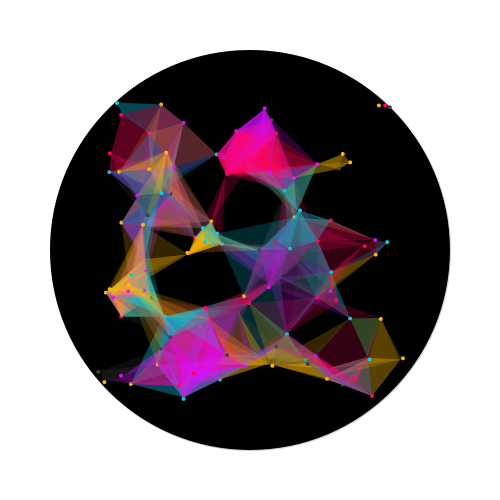
Frame 1 (no input)
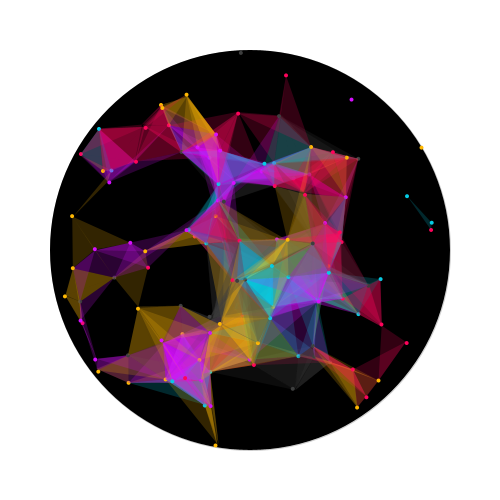
Frame 60 (the mouse pressed at the canvas centre just before this capture)
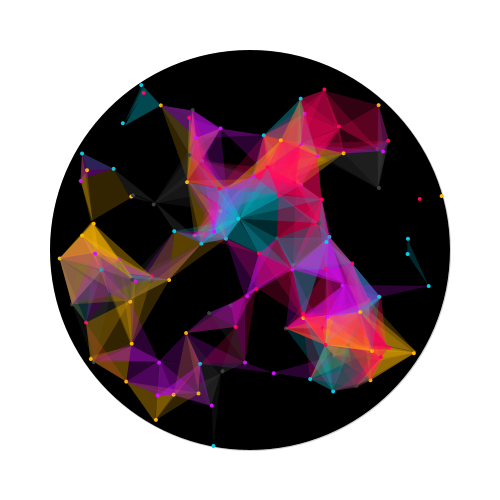
Frame 120 (the mouse held since frame 60 and released just before this capture)

The Processing sketch that drew these frames (run headless with seeded random() and noise(); from frame 60 on, the mouse is pressed at the canvas centre):

// Processing sketch: Circular_Processing_Network
// ── Circular_Processing_Network.pde
ArrayList poop;
int distance =50;
boolean flag=true;
void setup()
{
  size(500, 500);
  smooth();
  poop = new ArrayList();
  for (int i=0;i<120;i++) {
    PVector PD = new PVector(random(-150, 150), random(-150, 150));
    Dots D = new Dots(PD);
    poop.add(D);
  }
}


void draw()
{
  background(255);
  translate(width/2, height/2);
  pushStyle();
  fill(0);
  stroke(0,50);
  ellipse(0,0,400,400);
  popStyle();
  //----------------
  for (int i=0;i<poop.size();i++) {
    Dots dots1 = (Dots) poop.get(i);
    dots1.display();
    dots1.update();
    for (int j=i+1;j<poop.size();j++) {
      Dots dots2 = (Dots) poop.get(j);
      dots2.update();
      if (dist(dots1.location.x, dots1.location.y, dots2.location.x, dots2.location.y)<distance) {
        for (int k=j+1;k<poop.size();k++) {
          Dots dots3 = (Dots) poop.get(k);
          dots3.update();
          if (flag) {
            fill(dots3.c, 50);
            noStroke();
          }
          else
          {
            noFill();
            stroke(255,50);
          }
          if (dist(dots3.location.x, dots3.location.y, dots2.location.x, dots2.location.y)<distance) {
            beginShape();
            vertex(dots3.location.x, dots3.location.y);
            vertex(dots2.location.x, dots2.location.y);
            vertex(dots1.location.x, dots1.location.y);
            endShape();
          }
        }
      }
    }
  }
  //----------------
}
void keyPressed()
{
  flag=!flag;
}
class Dots {
  PVector location;
  PVector velocity;
  color c;
  int radius=200;
  Dots(PVector _PV)
  {
    location = _PV;
    int j = (int)random(0, 5);
    if (j==0) c = color(#05CDE5);
    if (j==1) c = color(#FFB803);
    if (j==2) c = color(#FF035B);
    if (j==3) c = color(#3D3E3E);
    if (j==4) c = color(#D60FFF);
    float xt = random(-0.01, 0.01);
    float yt = random(-0.01, 0.01);
    velocity = new PVector(xt, yt );
  }

  void display()
  {
    fill(c);
    noStroke();
    ellipse(location.x, location.y, 4, 4);
  }
  void update()
  {
    if (dist(location.x, location.y, 0, 0)>radius) {
      velocity.mult(-1);
      location.add(velocity);
    }
    else {
      location.add(velocity);
    }
  }
}
